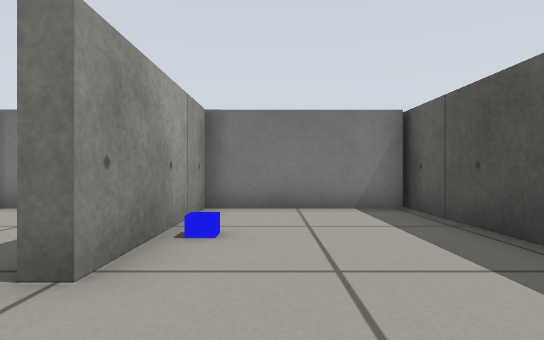
View 1 (above)

15 first-person views from a walk through a Gazebo world. The camera is 0.39 m above the floor, looks level and sees 80° across. The floor is counted in squares, 0.5 m on a side. Each view is taken from the middle of a square. On the plan, view 1 faces up. The plan holds only what a view shows up to about 11 squares ahead; the rest is blank. The robots in the file are not drawn.

View 2
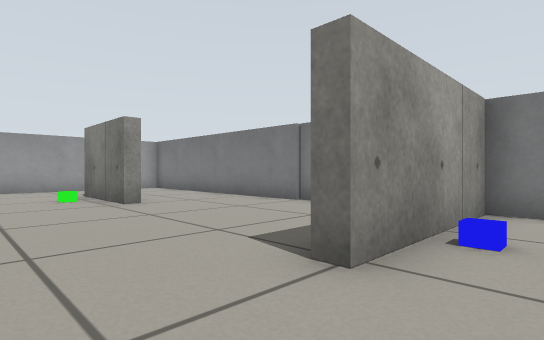

View 3
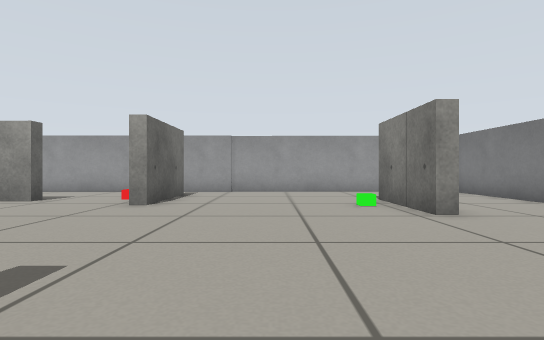

View 4
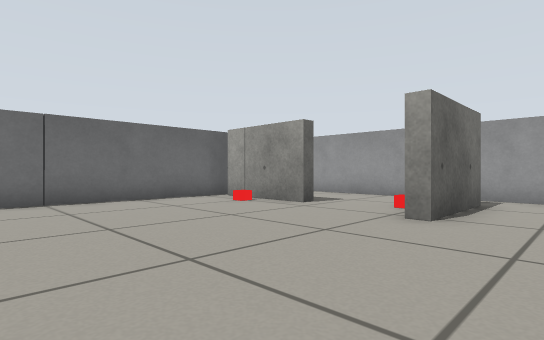

View 5
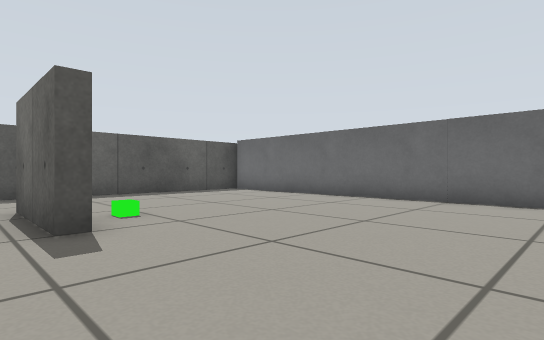

View 6
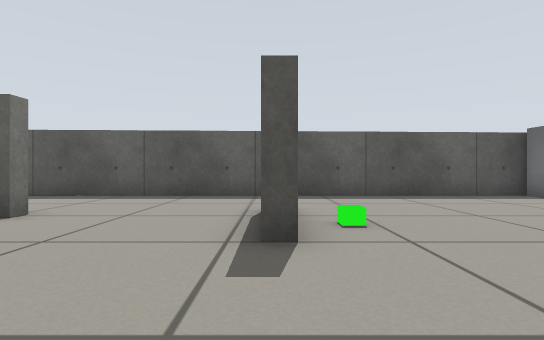

View 7
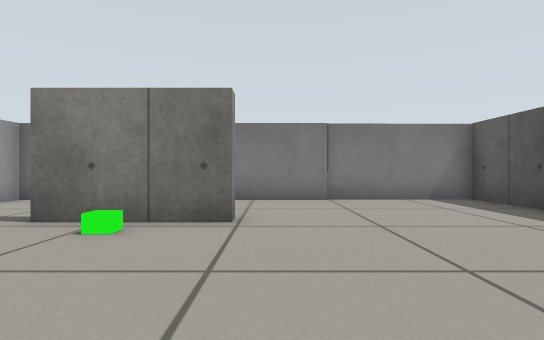

View 8
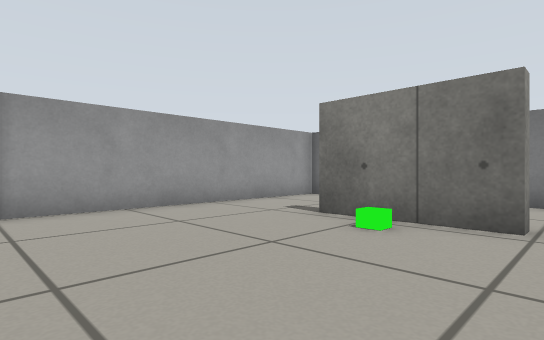

View 9
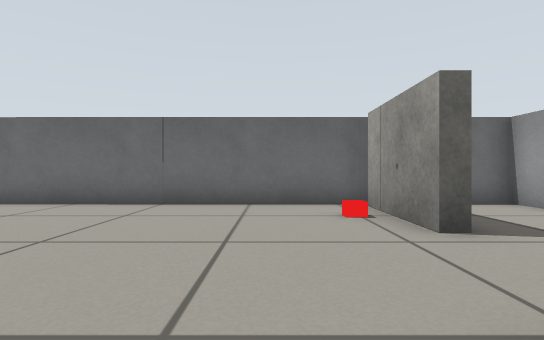

View 10
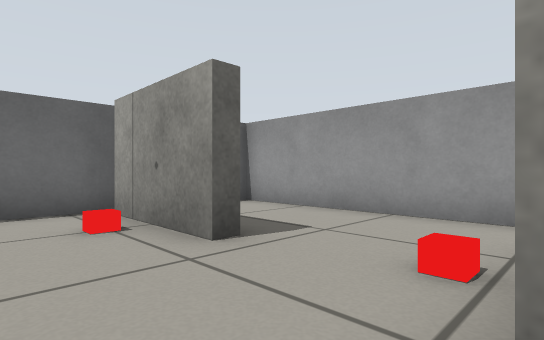

View 11
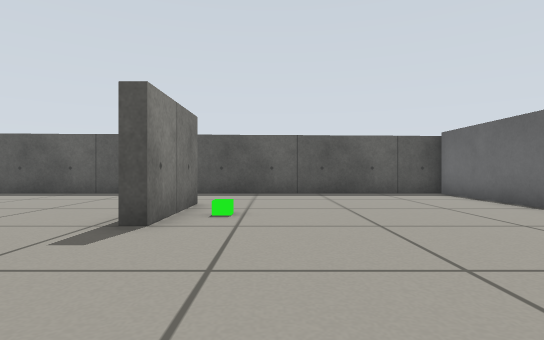

View 12
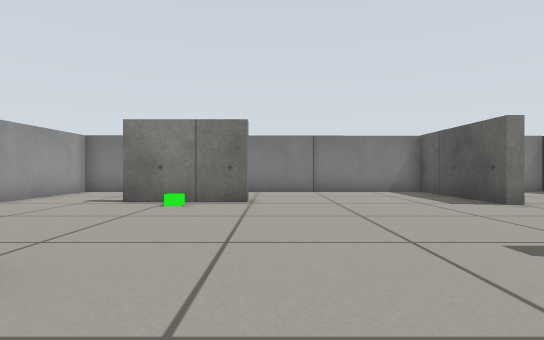

View 13
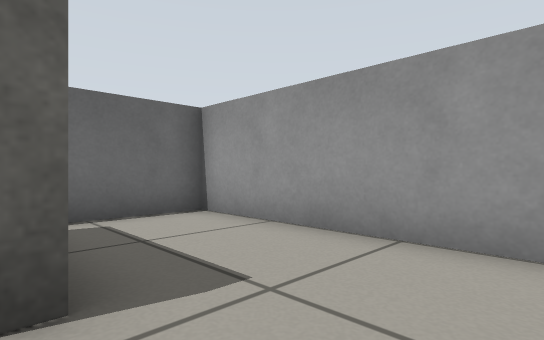

View 14
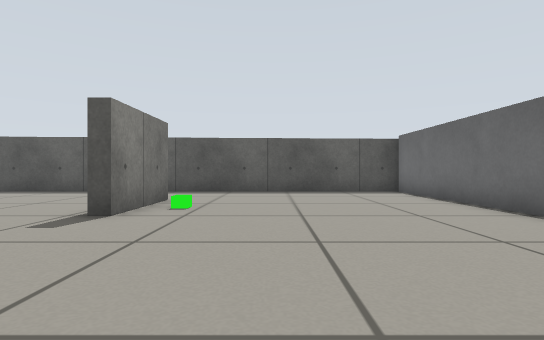

View 15
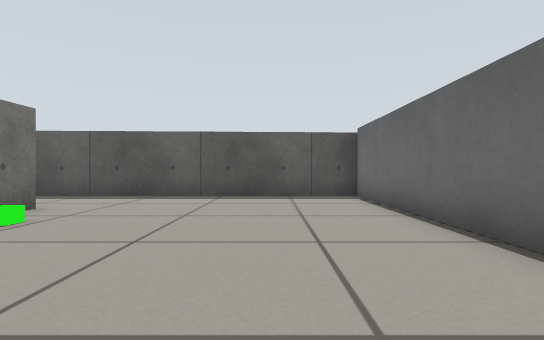

### Floor plan
Key: @ floor where view 1 was taken; # wall or solid block; x gap in a wall; . floor; B grey box; L blue box; G green box; R red box.
Columns run from 14 left of view 1 to 3 right of it. Each row starts with its distance up from view 1.
  7 BBBBBBBBBBBBBBBBB#
  6 B...........#....#
  5 B...........#....#
  4 B...........#L...#
  3 B...###.....#....#
  2 B....G...........#
  1 B................#
  0 B.............@..#
 -1 B................#
 -2 B..........###...#
 -3 B.###.......G....#
 -4 B..R.............#
 -5 B................#
 -6 B...#............#
 -7 B...#R...........#
 -8 B...#............#
 -9 B...x............#
-10  BBBBBBBBBBBBBBBB#

Positions as (right, up) in squares from view 1, and headings:
1: (0, 0), facing up
2: (0, 0), facing up-left
3: (-2, 0), facing left
4: (-4, -1), facing down-left
5: (-8, -1), facing down-right
6: (-7, -2), facing right
7: (-7, -2), facing up
8: (-7, -2), facing up-left
9: (-8, -2), facing down
10: (-8, -3), facing down-left
11: (-8, -4), facing right
12: (-7, -5), facing up
13: (-10, -4), facing down-left
14: (-9, -5), facing right
15: (-7, -7), facing right
